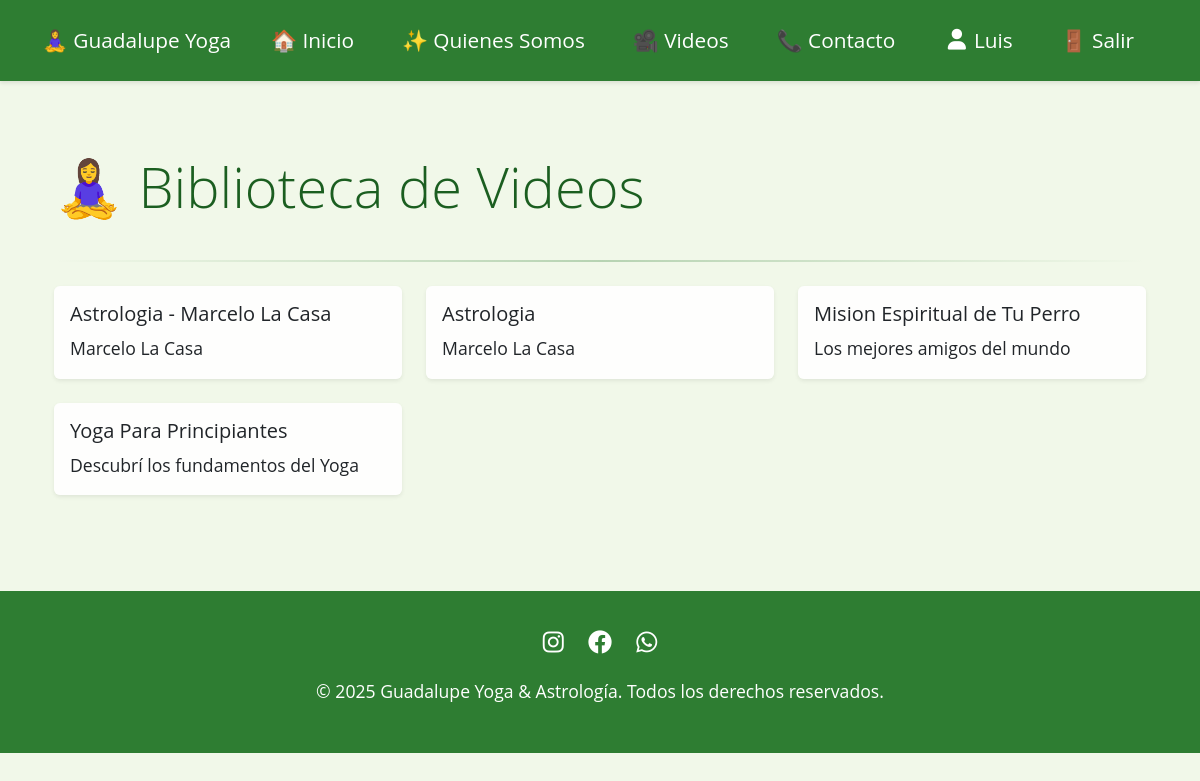
The page /videos/ (signed in) on the database its author committed.
### core/models.py (models this page shows, shortened)
class Video(models.Model):
    title = models.CharField(max_length=200)
    url = EmbedVideoField()
    summary = models.TextField()
    thumbnail_url = models.URLField(blank=True)
    created_at = models.DateTimeField(auto_now_add=True)
    updated_at = models.DateTimeField(auto_now=True)
    class Meta:
        ordering = ['-created_at']

### core/views.py (the view)
# urls.py: path('videos/', views.video_list, name='video_list'),
@login_required
def video_list(request):
    videos = Video.objects.all()
    return render(request, 'core/video_list.html', {'videos': videos})

### templates/core/video_list.html (shortened to what this page needs)
{% extends 'base.html' %}
{% load static %}
{% load embed_video_tags %}
{% block content %}
<div class="container py-5">
    <div class="d-flex justify-content-between align-items-center mb-4">
        <h1 class="display-4">🧘‍♀️ Biblioteca de Videos</h1>
    </div>
    <div class="lotus-divider mb-4"></div>
    <div class="row row-cols-1 row-cols-md-3 g-4">
        {% for video in videos %}
        <div class="col">
            <div class="card h-100 shadow-sm">
                <div class="card-body">
                    <h5 class="card-title">{{ video.title }}</h5>
                    <p class="card-text">{{ video.summary }}</p>
                </div>
            </div>
        </div>
        {% endfor %}
    </div>
</div>
{% endblock %}

### templates/base.html (shortened to what this page needs)
<!DOCTYPE html>
{% load static %}
<html lang="es">
<head>
    <link href="https://cdn.jsdelivr.net/npm/bootstrap@5.3.2/dist/css/bootstrap.min.css" rel="stylesheet">
    <link rel="stylesheet" href="https://cdnjs.cloudflare.com/ajax/libs/font-awesome/6.0.0/css/all.min.css">
</head>
<body>
    <nav class="navbar navbar-expand-lg sticky-top">
        <div class="container">
            <a class="navbar-brand" href="{% url 'home' %}">🧘‍♀️ Guadalupe Yoga</a>
            <div class="collapse navbar-collapse" id="navbarNav">
                <ul class="navbar-nav me-auto">
                    <li class="nav-item">
                        <a class="nav-link" href="{% url 'home' %}">🏠 Inicio</a>
                    </li>
                    <li class="nav-item">
                        <a class="nav-link" href="{% url 'about' %}">✨ Quienes Somos</a>
                    </li>
                    <li class="nav-item">
                        <a class="nav-link" href="{% url 'video_list' %}">🎥 Videos</a>
                    </li>
                    <li class="nav-item">
                        <a class="nav-link" href="{% url 'contact' %}">📞 Contacto</a>
                    </li>
                </ul>
                <ul class="navbar-nav">
                    {% if user.is_authenticated %}
                        <li class="nav-item d-flex align-items-center">
                            <a class="nav-link d-flex align-items-center" href="{% url 'profile' %}">
                                {% if user.profile.profile_picture %}
                                    <img src="{{ user.profile.profile_picture.url }}" alt="Profile Picture" class="rounded-circle me-2" style="width: 30px; height: 30px; object-fit: cover;">
                                {% else %}
                                    <i class="fas fa-user me-2"></i>
                                {% endif %}
                                {{ user.username }}
                            </a>
                        </li>
                        <li class="nav-item">
                            <a class="nav-link" href="{% url 'account_logout' %}">🚪 Salir</a>
                        </li>
                    {% endif %}
                </ul>
            </div>
        </div>
    </nav>
    <div class="container mt-4">
        {% block content %}
        {% endblock %}
    </div>
    <footer class="footer">
        <div class="container text-center">
            <div class="social-links mb-3">
                <a href="https://instagram.com" target="_blank"><i class="fab fa-instagram"></i></a>
                <a href="https://facebook.com" target="_blank"><i class="fab fa-facebook"></i></a>
                <a href="https://wa.me/1234567890" target="_blank"><i class="fab fa-whatsapp"></i></a>
            </div>
            <p>&copy; {% now "Y" %} Guadalupe Yoga & Astrología. Todos los derechos reservados.</p>
        </div>
    </footer>
  </body>
</html>

### templates/base.html (style rules this page uses)
:root { --primary-color: #2E7D32; --secondary-color: #81C784; --accent-color: #C8E6C9; --text-color: #1B5E20; }
body { font-family: 'Open Sans', 'Arial', sans-serif; background-color: #F1F8E9; color: var(--text-color); font-size: 16px; line-height: 1.6; }
h1 { font-size: 2.5rem; }
p { font-size: 1.1rem; }
.navbar { background-color: var(--primary-color); box-shadow: 0 2px 4px rgba(0,0,0,0.1); padding: 1rem 0; }
.navbar-brand, .nav-link { color: white !important; font-size: 1.3rem; transition: all 0.3s ease; }
.nav-link { margin: 0 0.5rem; padding: 0.5rem 1rem !important; border-radius: 5px; }
.lotus-divider { height: 2px; background: linear-gradient(to right, transparent, var(--primary-color), transparent); margin: 3rem 0; opacity: 0.3; margin: 2rem 0; }
.card { background-color: rgba(255, 255, 255, 0.9); border: none; box-shadow: 0 4px 6px rgba(0,0,0,0.1); transition: transform 0.3s ease; }
footer { background-color: var(--primary-color); color: white; padding: 2rem 0; margin-top: 3rem; }
.social-links a { color: white; margin: 0 10px; font-size: 1.5rem; transition: color 0.3s ease; }

### rows shown on the page
Video: title "Astrologia - Marcelo La Casa", summary "Marcelo La Casa"
Video: title "Astrologia", summary "Marcelo La Casa"
Video: title "Mision Espiritual de Tu Perro", summary "Los mejores amigos del mundo"
Video: title "Yoga Para Principiantes", summary "Descubrí los fundamentos del Yoga"

### other values the page prints
{{ user.username }} "Luis"
